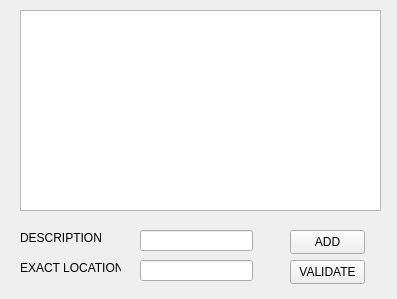
<?xml version="1.0" encoding="UTF-8"?>
<ui version="4.0">
 <class>DriverWindow</class>
 <widget class="QWidget" name="DriverWindow">
  <property name="geometry">
   <rect>
    <x>0</x>
    <y>0</y>
    <width>397</width>
    <height>299</height>
   </rect>
  </property>
  <property name="windowTitle">
   <string>DriverWindow</string>
  </property>
  <widget class="QListWidget" name="RlistWidget">
   <property name="geometry">
    <rect>
     <x>20</x>
     <y>10</y>
     <width>361</width>
     <height>201</height>
    </rect>
   </property>
  </widget>
  <widget class="QLabel" name="label">
   <property name="geometry">
    <rect>
     <x>20</x>
     <y>230</y>
     <width>81</width>
     <height>16</height>
    </rect>
   </property>
   <property name="text">
    <string>DESCRIPTION</string>
   </property>
  </widget>
  <widget class="QLabel" name="label_2">
   <property name="geometry">
    <rect>
     <x>20</x>
     <y>260</y>
     <width>101</width>
     <height>16</height>
    </rect>
   </property>
   <property name="text">
    <string>EXACT LOCATION</string>
   </property>
  </widget>
  <widget class="QLineEdit" name="DlineEdit">
   <property name="geometry">
    <rect>
     <x>140</x>
     <y>230</y>
     <width>113</width>
     <height>21</height>
    </rect>
   </property>
  </widget>
  <widget class="QLineEdit" name="LlineEdit">
   <property name="geometry">
    <rect>
     <x>140</x>
     <y>260</y>
     <width>113</width>
     <height>21</height>
    </rect>
   </property>
  </widget>
  <widget class="QPushButton" name="ADDpushButton">
   <property name="geometry">
    <rect>
     <x>290</x>
     <y>230</y>
     <width>75</width>
     <height>24</height>
    </rect>
   </property>
   <property name="text">
    <string>ADD</string>
   </property>
  </widget>
  <widget class="QPushButton" name="VpushButton">
   <property name="geometry">
    <rect>
     <x>290</x>
     <y>260</y>
     <width>75</width>
     <height>24</height>
    </rect>
   </property>
   <property name="text">
    <string>VALIDATE</string>
   </property>
  </widget>
 </widget>
 <layoutdefault spacing="6" margin="11"/>
 <resources/>
 <connections/>
</ui>
